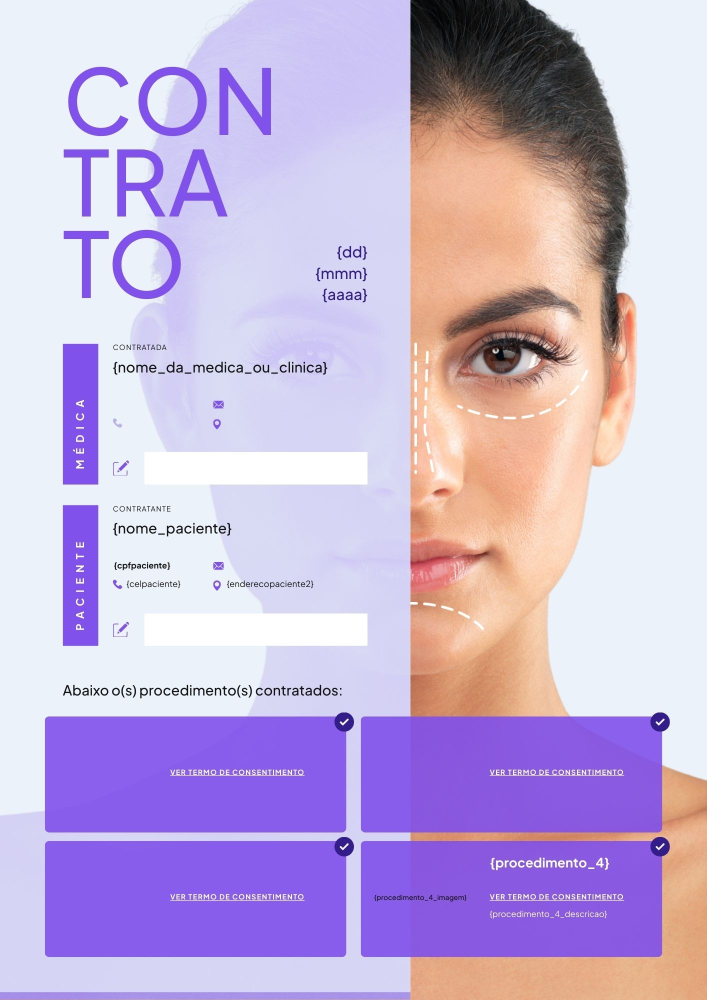
#> input picture templates/Contrato_Medico-04_procedimentos.jpg, 1414 x 2000 px (shown at 1/2 size)
$ python remover_texto_imagem.py
#> lines starting #> are read from the running program, lines starting #| are printed output that depends on the picture
# 🎨 Remover Texto de Placeholders da Imagem (Mantendo Background)

import cv2
import numpy as np
from PIL import Image
import pytesseract

def remover_placeholders_com_inpaint(caminho_imagem, caminho_saida):
    """
    Remove placeholders {xxx} da imagem mantendo o fundo intacto
    Usa OCR para detectar onde estão os placeholders
    """

    # 1. Carregar imagem
    img = cv2.imread(caminho_imagem)
#> img is the input picture: shape (2000, 1414, 3); mean B, G, R 215.6, 178.8, 197.7
    if img is None:
        print(f"❌ Erro: Não conseguiu carregar {caminho_imagem}")
        return False

    altura, largura = img.shape[:2]
#> altura = 2000; largura = 1414
    print(f"📊 Imagem: {largura}x{altura}px")
#| 📊 Imagem: 1414x2000px

    # 2. Converter para escala de cinza
    gray = cv2.cvtColor(img, cv2.COLOR_BGR2GRAY)
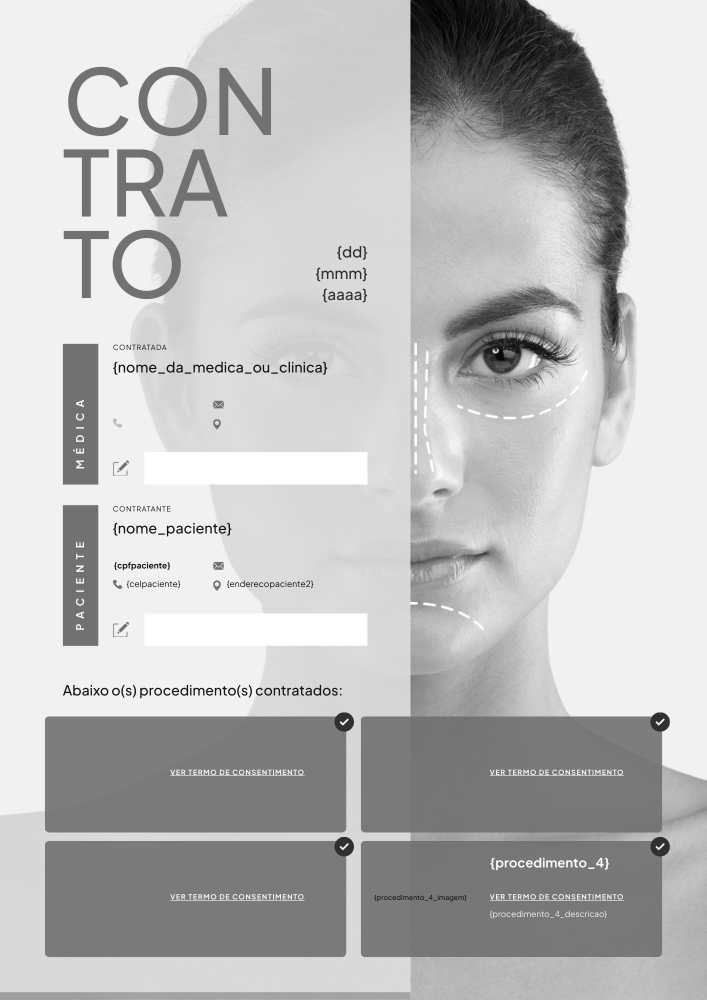
#> gray: shape (2000, 1414) (shown at 1/2 size); min 0, max 255, mean 188.7

    # 3. Detectar texto (pytesseract)
    print("🔍 Detectando placeholders com OCR...")
    try:
        # Usar pytesseract com detecção de caixas
        dados = pytesseract.image_to_data(gray, output_type=pytesseract.Output.DICT)

        # Criar máscara para remover
        mask = np.zeros(gray.shape, dtype=np.uint8)

        # Encontrar todas as instâncias de texto que contém "{"
        placeholders_encontrados = 0
        for i, texto in enumerate(dados['text']):
            if '{' in texto and '}' in texto:
                x = dados['left'][i]
                y = dados['top'][i]
                w = dados['width'][i]
                h = dados['height'][i]

                # Adicionar margem para garantir remoção completa
                margem = 5
                x_min = max(0, x - margem)
                y_min = max(0, y - margem)
                x_max = min(largura, x + w + margem)
                y_max = min(altura, y + h + margem)

                # Marcar na máscara (branco = remover)
                cv2.rectangle(mask, (x_min, y_min), (x_max, y_max), 255, -1)

                placeholders_encontrados += 1
                print(f"  ✓ Encontrado: {texto} em ({x}, {y})")

        if placeholders_encontrados == 0:
            print("⚠️  Nenhum placeholder encontrado!")
            return False

        print(f"\n✓ Total encontrado: {placeholders_encontrados} placeholders")

        # 4. Aplicar inpainting (reconstruir fundo)
        print("🎨 Reconstruindo fundo com inpainting...")
        resultado = cv2.inpaint(
            img,
            mask,
            inpaintRadius=3,
            flags=cv2.INPAINT_TELEA
        )

        # 5. Salvar resultado
        cv2.imwrite(caminho_saida, resultado)
        print(f"✅ Imagem salva: {caminho_saida}")

        return True

    except Exception as e:
        print(f"❌ Erro: {e}")
        return False


# [60 lines left out: functions remover_texto_manual, limpar_texto_com_dilatacao, not called in this run]


# ============================================================================
# EXEMPLOS DE USO
# ============================================================================

if __name__ == '__main__':

    # OPÇÃO 1: Detectar placeholders automaticamente com OCR
    print("="*80)
    print("OPÇÃO 1: Remover Placeholders com OCR Automático")
    print("="*80)

    remover_placeholders_com_inpaint(
        'templates/Contrato_Medico-04_procedimentos.jpg',
        'contratos/contrato_sem_placeholders_ocr.jpg'
    )

    # OPÇÃO 2: Remover regiões específicas manualmente
    print("\n" + "="*80)
    print("OPÇÃO 2: Remover Regiões Específicas")
    print("="*80)

    # Defina as coordenadas onde estão os placeholders
    # Formato: (x, y, largura, altura)
    regioes = [
        (220, 240, 150, 50),   # {dd}
        (220, 295, 150, 50),   # {mm}
        (220, 350, 150, 50),   # {aaaa}
        (280, 450, 300, 50),   # nome_da_medica_ou_clinica
        (280, 620, 300, 50),   # nome_paciente
    ]

    # remover_texto_manual(
    #     'Contrato_Medico-04_procedimentos.jpg',
    #     'contrato_sem_placeholders_manual.jpg',
    #     regioes
    # )

    # OPÇÃO 3: Remover TODO texto (mais agressivo)
    print("\n" + "="*80)
    print("OPÇÃO 3: Remover TODO Texto (Agressivo)")
    print("="*80)

    # limpar_texto_com_dilatacao(
    #     'Contrato_Medico-04_procedimentos.jpg',
    #     'contrato_limpo.jpg'
    # )

    print("\n✅ Processamento concluído!")
